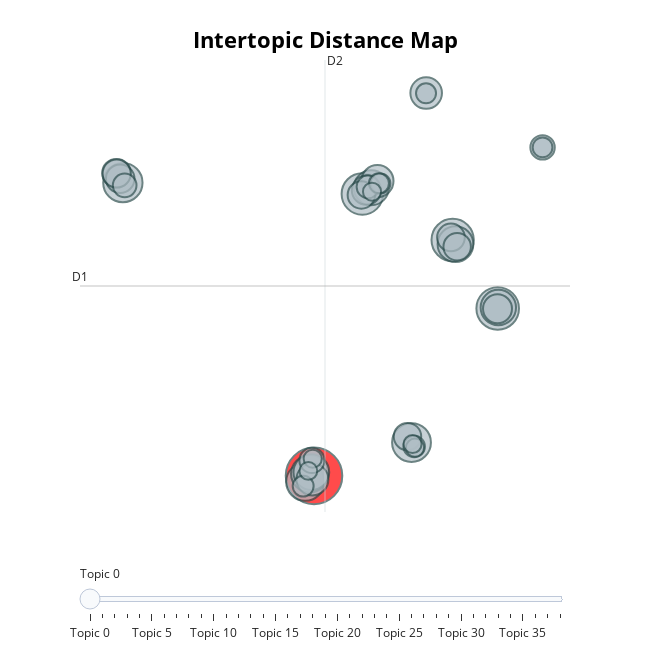

The notebook cell saved with this chart:
### Code cell
topic_model.visualize_topics()

### Figure 1 — Plotly figure (JSON) as saved in the notebook; plotly's stock layout.template omitted (floating-point values rounded to 4 significant figures)
{"data": [{"customdata": [[0, "parkování | parkovací | parkovacích | domy | míst", 263], [1, "koncertní | sál | halu | hala | síň", 149], [2, "aquapark | krytý | zoo | bazén | lázně", 147], [3, "cyklostezky | dov | centrum | lanovku | mhd", 141], [4, "bydlení | bytů | dostupné | výstavba | byty", 127], [5, "zeleně | více | zelené | stromů | parků", 124], [6, "chodníků | oprava | cest | chodníky | silnic", 119], [7, "bezpečnost | bezpečnosti | kriminality | zvýšení | policie", 114], [8, "dopravy | dopravu | mhd | dopravní | doprava", 105], [9, "park | parky | parku | zábavní | hřiště", 105], [10, "sportovní | sporty | hala | sportoviště | pro", 103], [11, "města | centra | centru | život | vrátit", 101], [12, "budov | starých | rekonstrukce | historických | staré", 85], [13, "cyklostezek | síť | cyklisty | cyklostezky | kole", 84], [14, "škol | vzdělávání | středních | vzdělání | školství", 82], [15, "ostravy | centra | vrátit | oživení | náměstí", 70], [16, "stadion | fotbalový | baník | nový | baníku", 69], [17, "nemocnice | zdravotní | péče | zubní | nemocnici", 67], [18, "mladé | rodiny | bydlení | pro | dostupné", 67], [19, "seniory | domovy | domov | pro | domovů", 65], [20, "vody | řeky | kanalizace | ostravice | vodu", 63], [21, "ovzduší | kvality | zlepšení | vzduch | čistota", 62], [22, "děti | hřiště | pre | pro | dětská", 62], [23, "knihovnu | vědeckou | knihovna | knihovny | černá", 62], [24, "tramvajové | tramvajových | tramvaje | tratě | tramvaj", 52], [25, "nevím | nevim | těžko | netuším | říct", 49], [26, "ubytoven | zrušení | ubytovny | zrušit | jindřich", 46], [27, "the | and | projekt | bych | by", 43], [28, "energie | fotovoltaika | zdroje | panely | zdrojů", 38], [29, "mostů | frýdlantských | oprava | mosty | frydlantske", 36], [30, "mrakodrap | karoliny | mrakodrapy | mrakodrapu | přednášky", 33], [31, "rekonstrukce | kompletní | mno | revitalizace | modernizace", 33], [32, "pracovních | pracovní | příležitostí | práce | příležitosti", 33], [33, "nevím | know | don | nerozumím | vůbec", 32], [34, "odpad | odpadu | trash | recyklace | odpadku", 27], [35, "republiky | náměstí | ostudný | stav | podchod", 27], [36, "prostředí | životního | klimatickou | klimatu | udržitelný", 27], [37, "nádraží | hlavního | hlavní | vlakové | rekonstrukce", 27], [38, "letiště | mezinárodní | destinací | letiste | osobní", 26]], "hovertemplate": "<b>Topic %{customdata[0]}</b><br>%{customdata[1]}<br>Size: %{customdata[2]}", "legendgroup": "", "marker": {"color": ["red", "#B0BEC5", "#B0BEC5", "#B0BEC5", "#B0BEC5", "#B0BEC5", "#B0BEC5", "#B0BEC5", "#B0BEC5", "#B0BEC5", "#B0BEC5", "#B0BEC5", "#B0BEC5", "#B0BEC5", "#B0BEC5", "#B0BEC5", "#B0BEC5", "#B0BEC5", "#B0BEC5", "#B0BEC5", "#B0BEC5", "#B0BEC5", "#B0BEC5", "#B0BEC5", "#B0BEC5", "#B0BEC5", "#B0BEC5", "#B0BEC5", "#B0BEC5", "#B0BEC5", "#B0BEC5", "#B0BEC5", "#B0BEC5", "#B0BEC5", "#B0BEC5", "#B0BEC5", "#B0BEC5", "#B0BEC5", "#B0BEC5"], "line": {"color": "DarkSlateGrey", "width": 2}, "size": [263, 149, 147, 141, 127, 124, 119, 114, 105, 105, 103, 101, 85, 84, 82, 70, 69, 67, 67, 65, 63, 62, 62, 62, 52, 49, 46, 43, 38, 36, 33, 33, 33, 32, 27, 27, 27, 27, 26], "sizemode": "area", "sizeref": 0.1644, "symbol": "circle"}, "mode": "markers", "name": "", "orientation": "v", "showlegend": false, "type": "scatter", "x": [-4.113, 12.43, 8.374, 0.238, -21.33, 4.668, -4.908, -4.505, -4.353, 8.627, 12.49, 1.046, 1.598, -4.256, 5.989, 0.6039, 12.41, -21.91, -21.57, -21.89, 8.22, 4.305, 8.781, 0.1505, -4.298, 16.47, -21.17, 0.7512, 4.909, -5.091, 1.865, 1.735, 5.976, 16.47, 4.98, 1.111, 4.759, -4.23, -4.623], "xaxis": "x", "y": [-9.909, 0.3059, 4.484, 7.293, 7.983, -7.877, -10.27, -9.785, -9.684, 4.231, 0.3645, 7.669, 8.078, -10.12, 13.45, 7.524, 0.2881, 8.561, 8.221, 8.536, 4.637, -7.514, 4.076, 7.232, -8.969, 10.13, 7.819, 7.731, -8.118, -10.53, 7.932, 7.941, 13.43, 10.13, -8.19, 7.428, -7.968, -8.862, -9.607], "yaxis": "y"}], "layout": {"annotations": [{"showarrow": false, "text": "D1", "x": -25.19, "y": 1.676, "yshift": 10}, {"showarrow": false, "text": "D2", "x": -3.124, "xshift": 10, "y": 15.47}], "height": 650, "hoverlabel": {"bgcolor": "white", "font": {"family": "Rockwell", "size": 16}}, "legend": {"itemsizing": "constant", "tracegroupgap": 0}, "margin": {"t": 60}, "shapes": [{"line": {"color": "#CFD8DC", "width": 2}, "type": "line", "x0": -3.124, "x1": -3.124, "y0": -12.11, "y1": 15.47}, {"line": {"color": "#9E9E9E", "width": 2}, "type": "line", "x0": -25.19, "x1": 18.94, "y0": 1.676, "y1": 1.676}], "sliders": [{"active": 0, "pad": {"t": 50}, "steps": [{"args": [{"marker.color": [["red", "#B0BEC5", "#B0BEC5", "#B0BEC5", "#B0BEC5", "#B0BEC5", "#B0BEC5", "#B0BEC5", "#B0BEC5", "#B0BEC5", "#B0BEC5", "#B0BEC5", "#B0BEC5", "#B0BEC5", "#B0BEC5", "#B0BEC5", "#B0BEC5", "#B0BEC5", "#B0BEC5", "#B0BEC5", "#B0BEC5", "#B0BEC5", "#B0BEC5", "#B0BEC5", "#B0BEC5", "#B0BEC5", "#B0BEC5", "#B0BEC5", "#B0BEC5", "#B0BEC5", "#B0BEC5", "#B0BEC5", "#B0BEC5", "#B0BEC5", "#B0BEC5", "#B0BEC5", "#B0BEC5", "#B0BEC5", "#B0BEC5"]]}], "label": "Topic 0", "method": "update"}, {"args": [{"marker.color": [["#B0BEC5", "red", "#B0BEC5", "#B0BEC5", "#B0BEC5", "#B0BEC5", "#B0BEC5", "#B0BEC5", "#B0BEC5", "#B0BEC5", "#B0BEC5", "#B0BEC5", "#B0BEC5", "#B0BEC5", "#B0BEC5", "#B0BEC5", "#B0BEC5", "#B0BEC5", "#B0BEC5", "#B0BEC5", "#B0BEC5", "#B0BEC5", "#B0BEC5", "#B0BEC5", "#B0BEC5", "#B0BEC5", "#B0BEC5", "#B0BEC5", "#B0BEC5", "#B0BEC5", "#B0BEC5", "#B0BEC5", "#B0BEC5", "#B0BEC5", "#B0BEC5", "#B0BEC5", "#B0BEC5", "#B0BEC5", "#B0BEC5"]]}], "label": "Topic 1", "method": "update"}, {"args": [{"marker.color": [["#B0BEC5", "#B0BEC5", "red", "#B0BEC5", "#B0BEC5", "#B0BEC5", "#B0BEC5", "#B0BEC5", "#B0BEC5", "#B0BEC5", "#B0BEC5", "#B0BEC5", "#B0BEC5", "#B0BEC5", "#B0BEC5", "#B0BEC5", "#B0BEC5", "#B0BEC5", "#B0BEC5", "#B0BEC5", "#B0BEC5", "#B0BEC5", "#B0BEC5", "#B0BEC5", "#B0BEC5", "#B0BEC5", "#B0BEC5", "#B0BEC5", "#B0BEC5", "#B0BEC5", "#B0BEC5", "#B0BEC5", "#B0BEC5", "#B0BEC5", "#B0BEC5", "#B0BEC5", "#B0BEC5", "#B0BEC5", "#B0BEC5"]]}], "label": "Topic 2", "method": "update"}, {"args": [{"marker.color": [["#B0BEC5", "#B0BEC5", "#B0BEC5", "red", "#B0BEC5", "#B0BEC5", "#B0BEC5", "#B0BEC5", "#B0BEC5", "#B0BEC5", "#B0BEC5", "#B0BEC5", "#B0BEC5", "#B0BEC5", "#B0BEC5", "#B0BEC5", "#B0BEC5", "#B0BEC5", "#B0BEC5", "#B0BEC5", "#B0BEC5", "#B0BEC5", "#B0BEC5", "#B0BEC5", "#B0BEC5", "#B0BEC5", "#B0BEC5", "#B0BEC5", "#B0BEC5", "#B0BEC5", "#B0BEC5", "#B0BEC5", "#B0BEC5", "#B0BEC5", "#B0BEC5", "#B0BEC5", "#B0BEC5", "#B0BEC5", "#B0BEC5"]]}], "label": "Topic 3", "method": "update"}, {"args": [{"marker.color": [["#B0BEC5", "#B0BEC5", "#B0BEC5", "#B0BEC5", "red", "#B0BEC5", "#B0BEC5", "#B0BEC5", "#B0BEC5", "#B0BEC5", "#B0BEC5", "#B0BEC5", "#B0BEC5", "#B0BEC5", "#B0BEC5", "#B0BEC5", "#B0BEC5", "#B0BEC5", "#B0BEC5", "#B0BEC5", "#B0BEC5", "#B0BEC5", "#B0BEC5", "#B0BEC5", "#B0BEC5", "#B0BEC5", "#B0BEC5", "#B0BEC5", "#B0BEC5", "#B0BEC5", "#B0BEC5", "#B0BEC5", "#B0BEC5", "#B0BEC5", "#B0BEC5", "#B0BEC5", "#B0BEC5", "#B0BEC5", "#B0BEC5"]]}], "label": "Topic 4", "method": "update"}, {"args": [{"marker.color": [["#B0BEC5", "#B0BEC5", "#B0BEC5", "#B0BEC5", "#B0BEC5", "red", "#B0BEC5", "#B0BEC5", "#B0BEC5", "#B0BEC5", "#B0BEC5", "#B0BEC5", "#B0BEC5", "#B0BEC5", "#B0BEC5", "#B0BEC5", "#B0BEC5", "#B0BEC5", "#B0BEC5", "#B0BEC5", "#B0BEC5", "#B0BEC5", "#B0BEC5", "#B0BEC5", "#B0BEC5", "#B0BEC5", "#B0BEC5", "#B0BEC5", "#B0BEC5", "#B0BEC5", "#B0BEC5", "#B0BEC5", "#B0BEC5", "#B0BEC5", "#B0BEC5", "#B0BEC5", "#B0BEC5", "#B0BEC5", "#B0BEC5"]]}], "label": "Topic 5", "method": "update"}, {"args": [{"marker.color": [["#B0BEC5", "#B0BEC5", "#B0BEC5", "#B0BEC5", "#B0BEC5", "#B0BEC5", "red", "#B0BEC5", "#B0BEC5", "#B0BEC5", "#B0BEC5", "#B0BEC5", "#B0BEC5", "#B0BEC5", "#B0BEC5", "#B0BEC5", "#B0BEC5", "#B0BEC5", "#B0BEC5", "#B0BEC5", "#B0BEC5", "#B0BEC5", "#B0BEC5", "#B0BEC5", "#B0BEC5", "#B0BEC5", "#B0BEC5", "#B0BEC5", "#B0BEC5", "#B0BEC5", "#B0BEC5", "#B0BEC5", "#B0BEC5", "#B0BEC5", "#B0BEC5", "#B0BEC5", "#B0BEC5", "#B0BEC5", "#B0BEC5"]]}], "label": "Topic 6", "method": "update"}, {"args": [{"marker.color": [["#B0BEC5", "#B0BEC5", "#B0BEC5", "#B0BEC5", "#B0BEC5", "#B0BEC5", "#B0BEC5", "red", "#B0BEC5", "#B0BEC5", "#B0BEC5", "#B0BEC5", "#B0BEC5", "#B0BEC5", "#B0BEC5", "#B0BEC5", "#B0BEC5", "#B0BEC5", "#B0BEC5", "#B0BEC5", "#B0BEC5", "#B0BEC5", "#B0BEC5", "#B0BEC5", "#B0BEC5", "#B0BEC5", "#B0BEC5", "#B0BEC5", "#B0BEC5", "#B0BEC5", "#B0BEC5", "#B0BEC5", "#B0BEC5", "#B0BEC5", "#B0BEC5", "#B0BEC5", "#B0BEC5", "#B0BEC5", "#B0BEC5"]]}], "label": "Topic 7", "method": "update"}, {"args": [{"marker.color": [["#B0BEC5", "#B0BEC5", "#B0BEC5", "#B0BEC5", "#B0BEC5", "#B0BEC5", "#B0BEC5", "#B0BEC5", "red", "#B0BEC5", "#B0BEC5", "#B0BEC5", "#B0BEC5", "#B0BEC5", "#B0BEC5", "#B0BEC5", "#B0BEC5", "#B0BEC5", "#B0BEC5", "#B0BEC5", "#B0BEC5", "#B0BEC5", "#B0BEC5", "#B0BEC5", "#B0BEC5", "#B0BEC5", "#B0BEC5", "#B0BEC5", "#B0BEC5", "#B0BEC5", "#B0BEC5", "#B0BEC5", "#B0BEC5", "#B0BEC5", "#B0BEC5", "#B0BEC5", "#B0BEC5", "#B0BEC5", "#B0BEC5"]]}], "label": "Topic 8", "method": "update"}, {"args": [{"marker.color": [["#B0BEC5", "#B0BEC5", "#B0BEC5", "#B0BEC5", "#B0BEC5", "#B0BEC5", "#B0BEC5", "#B0BEC5", "#B0BEC5", "red", "#B0BEC5", "#B0BEC5", "#B0BEC5", "#B0BEC5", "#B0BEC5", "#B0BEC5", "#B0BEC5", "#B0BEC5", "#B0BEC5", "#B0BEC5", "#B0BEC5", "#B0BEC5", "#B0BEC5", "#B0BEC5", "#B0BEC5", "#B0BEC5", "#B0BEC5", "#B0BEC5", "#B0BEC5", "#B0BEC5", "#B0BEC5", "#B0BEC5", "#B0BEC5", "#B0BEC5", "#B0BEC5", "#B0BEC5", "#B0BEC5", "#B0BEC5", "#B0BEC5"]]}], "label": "Topic 9", "method": "update"}, {"args": [{"marker.color": [["#B0BEC5", "#B0BEC5", "#B0BEC5", "#B0BEC5", "#B0BEC5", "#B0BEC5", "#B0BEC5", "#B0BEC5", "#B0BEC5", "#B0BEC5", "red", "#B0BEC5", "#B0BEC5", "#B0BEC5", "#B0BEC5", "#B0BEC5", "#B0BEC5", "#B0BEC5", "#B0BEC5", "#B0BEC5", "#B0BEC5", "#B0BEC5", "#B0BEC5", "#B0BEC5", "#B0BEC5", "#B0BEC5", "#B0BEC5", "#B0BEC5", "#B0BEC5", "#B0BEC5", "#B0BEC5", "#B0BEC5", "#B0BEC5", "#B0BEC5", "#B0BEC5", "#B0BEC5", "#B0BEC5", "#B0BEC5", "#B0BEC5"]]}], "label": "Topic 10", "method": "update"}, {"args": [{"marker.color": [["#B0BEC5", "#B0BEC5", "#B0BEC5", "#B0BEC5", "#B0BEC5", "#B0BEC5", "#B0BEC5", "#B0BEC5", "#B0BEC5", "#B0BEC5", "#B0BEC5", "red", "#B0BEC5", "#B0BEC5", "#B0BEC5", "#B0BEC5", "#B0BEC5", "#B0BEC5", "#B0BEC5", "#B0BEC5", "#B0BEC5", "#B0BEC5", "#B0BEC5", "#B0BEC5", "#B0BEC5", "#B0BEC5", "#B0BEC5", "#B0BEC5", "#B0BEC5", "#B0BEC5", "#B0BEC5", "#B0BEC5", "#B0BEC5", "#B0BEC5", "#B0BEC5", "#B0BEC5", "#B0BEC5", "#B0BEC5", "#B0BEC5"]]}], "label": "Topic 11", "method": "update"}, {"args": [{"marker.color": [["#B0BEC5", "#B0BEC5", "#B0BEC5", "#B0BEC5", "#B0BEC5", "#B0BEC5", "#B0BEC5", "#B0BEC5", "#B0BEC5", "#B0BEC5", "#B0BEC5", "#B0BEC5", "red", "#B0BEC5", "#B0BEC5", "#B0BEC5", "#B0BEC5", "#B0BEC5", "#B0BEC5", "#B0BEC5", "#B0BEC5", "#B0BEC5", "#B0BEC5", "#B0BEC5", "#B0BEC5", "#B0BEC5", "#B0BEC5", "#B0BEC5", "#B0BEC5", "#B0BEC5", "#B0BEC5", "#B0BEC5", "#B0BEC5", "#B0BEC5", "#B0BEC5", "#B0BEC5", "#B0BEC5", "#B0BEC5", "#B0BEC5"]]}], "label": "Topic 12", "method": "update"}, {"args": [{"marker.color": [["#B0BEC5", "#B0BEC5", "#B0BEC5", "#B0BEC5", "#B0BEC5", "#B0BEC5", "#B0BEC5", "#B0BEC5", "#B0BEC5", "#B0BEC5", "#B0BEC5", "#B0BEC5", "#B0BEC5", "red", "#B0BEC5", "#B0BEC5", "#B0BEC5", "#B0BEC5", "#B0BEC5", "#B0BEC5", "#B0BEC5", "#B0BEC5", "#B0BEC5", "#B0BEC5", "#B0BEC5", "#B0BEC5", "#B0BEC5", "#B0BEC5", "#B0BEC5", "#B0BEC5", "#B0BEC5", "#B0BEC5", "#B0BEC5", "#B0BEC5", "#B0BEC5", "#B0BEC5", "#B0BEC5", "#B0BEC5", "#B0BEC5"]]}], "label": "Topic 13", "method": "update"}, {"args": [{"marker.color": [["#B0BEC5", "#B0BEC5", "#B0BEC5", "#B0BEC5", "#B0BEC5", "#B0BEC5", "#B0BEC5", "#B0BEC5", "#B0BEC5", "#B0BEC5", "#B0BEC5", "#B0BEC5", "#B0BEC5", "#B0BEC5", "red", "#B0BEC5", "#B0BEC5", "#B0BEC5", "#B0BEC5", "#B0BEC5", "#B0BEC5", "#B0BEC5", "#B0BEC5", "#B0BEC5", "#B0BEC5", "#B0BEC5", "#B0BEC5", "#B0BEC5", "#B0BEC5", "#B0BEC5", "#B0BEC5", "#B0BEC5", "#B0BEC5", "#B0BEC5", "#B0BEC5", "#B0BEC5", "#B0BEC5", "#B0BEC5", "#B0BEC5"]]}], "label": "Topic 14", "method": "update"}, {"args": [{"marker.color": [["#B0BEC5", "#B0BEC5", "#B0BEC5", "#B0BEC5", "#B0BEC5", "#B0BEC5", "#B0BEC5", "#B0BEC5", "#B0BEC5", "#B0BEC5", "#B0BEC5", "#B0BEC5", "#B0BEC5", "#B0BEC5", "#B0BEC5", "red", "#B0BEC5", "#B0BEC5", "#B0BEC5", "#B0BEC5", "#B0BEC5", "#B0BEC5", "#B0BEC5", "#B0BEC5", "#B0BEC5", "#B0BEC5", "#B0BEC5", "#B0BEC5", "#B0BEC5", "#B0BEC5", "#B0BEC5", "#B0BEC5", "#B0BEC5", "#B0BEC5", "#B0BEC5", "#B0BEC5", "#B0BEC5", "#B0BEC5", "#B0BEC5"]]}], "label": "Topic 15", "method": "update"}, {"args": [{"marker.color": [["#B0BEC5", "#B0BEC5", "#B0BEC5", "#B0BEC5", "#B0BEC5", "#B0BEC5", "#B0BEC5", "#B0BEC5", "#B0BEC5", "#B0BEC5", "#B0BEC5", "#B0BEC5", "#B0BEC5", "#B0BEC5", "#B0BEC5", "#B0BEC5", "red", "#B0BEC5", "#B0BEC5", "#B0BEC5", "#B0BEC5", "#B0BEC5", "#B0BEC5", "#B0BEC5", "#B0BEC5", "#B0BEC5", "#B0BEC5", "#B0BEC5", "#B0BEC5", "#B0BEC5", "#B0BEC5", "#B0BEC5", "#B0BEC5", "#B0BEC5", "#B0BEC5", "#B0BEC5", "#B0BEC5", "#B0BEC5", "#B0BEC5"]]}], "label": "Topic 16", "method": "update"}, {"args": [{"marker.color": [["#B0BEC5", "#B0BEC5", "#B0BEC5", "#B0BEC5", "#B0BEC5", "#B0BEC5", "#B0BEC5", "#B0BEC5", "#B0BEC5", "#B0BEC5", "#B0BEC5", "#B0BEC5", "#B0BEC5", "#B0BEC5", "#B0BEC5", "#B0BEC5", "#B0BEC5", "red", "#B0BEC5", "#B0BEC5", "#B0BEC5", "#B0BEC5", "#B0BEC5", "#B0BEC5", "#B0BEC5", "#B0BEC5", "#B0BEC5", "#B0BEC5", "#B0BEC5", "#B0BEC5", "#B0BEC5", "#B0BEC5", "#B0BEC5", "#B0BEC5", "#B0BEC5", "#B0BEC5", "#B0BEC5", "#B0BEC5", "#B0BEC5"]]}], "label": "Topic 17", "method": "update"}, {"args": [{"marker.color": [["#B0BEC5", "#B0BEC5", "#B0BEC5", "#B0BEC5", "#B0BEC5", "#B0BEC5", "#B0BEC5", "#B0BEC5", "#B0BEC5", "#B0BEC5", "#B0BEC5", "#B0BEC5", "#B0BEC5", "#B0BEC5", "#B0BEC5", "#B0BEC5", "#B0BEC5", "#B0BEC5", "red", "#B0BEC5", "#B0BEC5", "#B0BEC5", "#B0BEC5", "#B0BEC5", "#B0BEC5", "#B0BEC5", "#B0BEC5", "#B0BEC5", "#B0BEC5", "#B0BEC5", "#B0BEC5", "#B0BEC5", "#B0BEC5", "#B0BEC5", "#B0BEC5", "#B0BEC5", "#B0BEC5", "#B0BEC5", "#B0BEC5"]]}], "label": "Topic 18", "method": "update"}, {"args": [{"marker.color": [["#B0BEC5", "#B0BEC5", "#B0BEC5", "#B0BEC5", "#B0BEC5", "#B0BEC5", "#B0BEC5", "#B0BEC5", "#B0BEC5", "#B0BEC5", "#B0BEC5", "#B0BEC5", "#B0BEC5", "#B0BEC5", "#B0BEC5", "#B0BEC5", "#B0BEC5", "#B0BEC5", "#B0BEC5", "red", "#B0BEC5", "#B0BEC5", "#B0BEC5", "#B0BEC5", "#B0BEC5", "#B0BEC5", "#B0BEC5", "#B0BEC5", "#B0BEC5", "#B0BEC5", "#B0BEC5", "#B0BEC5", "#B0BEC5", "#B0BEC5", "#B0BEC5", "#B0BEC5", "#B0BEC5", "#B0BEC5", "#B0BEC5"]]}], "label": "Topic 19", "method": "update"}, {"args": [{"marker.color": [["#B0BEC5", "#B0BEC5", "#B0BEC5", "#B0BEC5", "#B0BEC5", "#B0BEC5", "#B0BEC5", "#B0BEC5", "#B0BEC5", "#B0BEC5", "#B0BEC5", "#B0BEC5", "#B0BEC5", "#B0BEC5", "#B0BEC5", "#B0BEC5", "#B0BEC5", "#B0BEC5", "#B0BEC5", "#B0BEC5", "red", "#B0BEC5", "#B0BEC5", "#B0BEC5", "#B0BEC5", "#B0BEC5", "#B0BEC5", "#B0BEC5", "#B0BEC5", "#B0BEC5", "#B0BEC5", "#B0BEC5", "#B0BEC5", "#B0BEC5", "#B0BEC5", "#B0BEC5", "#B0BEC5", "#B0BEC5", "#B0BEC5"]]}], "label": "Topic 20", "method": "update"}, {"args": [{"marker.color": [["#B0BEC5", "#B0BEC5", "#B0BEC5", "#B0BEC5", "#B0BEC5", "#B0BEC5", "#B0BEC5", "#B0BEC5", "#B0BEC5", "#B0BEC5", "#B0BEC5", "#B0BEC5", "#B0BEC5", "#B0BEC5", "#B0BEC5", "#B0BEC5", "#B0BEC5", "#B0BEC5", "#B0BEC5", "#B0BEC5", "#B0BEC5", "red", "#B0BEC5", "#B0BEC5", "#B0BEC5", "#B0BEC5", "#B0BEC5", "#B0BEC5", "#B0BEC5", "#B0BEC5", "#B0BEC5", "#B0BEC5", "#B0BEC5", "#B0BEC5", "#B0BEC5", "#B0BEC5", "#B0BEC5", "#B0BEC5", "#B0BEC5"]]}], "label": "Topic 21", "method": "update"}, {"args": [{"marker.color": [["#B0BEC5", "#B0BEC5", "#B0BEC5", "#B0BEC5", "#B0BEC5", "#B0BEC5", "#B0BEC5", "#B0BEC5", "#B0BEC5", "#B0BEC5", "#B0BEC5", "#B0BEC5", "#B0BEC5", "#B0BEC5", "#B0BEC5", "#B0BEC5", "#B0BEC5", "#B0BEC5", "#B0BEC5", "#B0BEC5", "#B0BEC5", "#B0BEC5", "red", "#B0BEC5", "#B0BEC5", "#B0BEC5", "#B0BEC5", "#B0BEC5", "#B0BEC5", "#B0BEC5", "#B0BEC5", "#B0BEC5", "#B0BEC5", "#B0BEC5", "#B0BEC5", "#B0BEC5", "#B0BEC5", "#B0BEC5", "#B0BEC5"]]}], "label": "Topic 22", "method": "update"}, {"args": [{"marker.color": [["#B0BEC5", "#B0BEC5", "#B0BEC5", "#B0BEC5", "#B0BEC5", "#B0BEC5", "#B0BEC5", "#B0BEC5", "#B0BEC5", "#B0BEC5", "#B0BEC5", "#B0BEC5", "#B0BEC5", "#B0BEC5", "#B0BEC5", "#B0BEC5", "#B0BEC5", "#B0BEC5", "#B0BEC5", "#B0BEC5", "#B0BEC5", "#B0BEC5", "#B0BEC5", "red", "#B0BEC5", "#B0BEC5", "#B0BEC5", "#B0BEC5", "#B0BEC5", "#B0BEC5", "#B0BEC5", "#B0BEC5", "#B0BEC5", "#B0BEC5", "#B0BEC5", "#B0BEC5", "#B0BEC5", "#B0BEC5", "#B0BEC5"]]}], "label": "Topic 23", "method": "update"}, {"args": [{"marker.color": [["#B0BEC5", "#B0BEC5", "#B0BEC5", "#B0BEC5", "#B0BEC5", "#B0BEC5", "#B0BEC5", "#B0BEC5", "#B0BEC5", "#B0BEC5", "#B0BEC5", "#B0BEC5", "#B0BEC5", "#B0BEC5", "#B0BEC5", "#B0BEC5", "#B0BEC5", "#B0BEC5", "#B0BEC5", "#B0BEC5", "#B0BEC5", "#B0BEC5", "#B0BEC5", "#B0BEC5", "red", "#B0BEC5", "#B0BEC5", "#B0BEC5", "#B0BEC5", "#B0BEC5", "#B0BEC5", "#B0BEC5", "#B0BEC5", "#B0BEC5", "#B0BEC5", "#B0BEC5", "#B0BEC5", "#B0BEC5", "#B0BEC5"]]}], "label": "Topic 24", "method": "update"}, {"args": [{"marker.color": [["#B0BEC5", "#B0BEC5", "#B0BEC5", "#B0BEC5", "#B0BEC5", "#B0BEC5", "#B0BEC5", "#B0BEC5", "#B0BEC5", "#B0BEC5", "#B0BEC5", "#B0BEC5", "#B0BEC5", "#B0BEC5", "#B0BEC5", "#B0BEC5", "#B0BEC5", "#B0BEC5", "#B0BEC5", "#B0BEC5", "#B0BEC5", "#B0BEC5", "#B0BEC5", "#B0BEC5", "#B0BEC5", "red", "#B0BEC5", "#B0BEC5", "#B0BEC5", "#B0BEC5", "#B0BEC5", "#B0BEC5", "#B0BEC5", "#B0BEC5", "#B0BEC5", "#B0BEC5", "#B0BEC5", "#B0BEC5", "#B0BEC5"]]}], "label": "Topic 25", "method": "update"}, {"args": [{"marker.color": [["#B0BEC5", "#B0BEC5", "#B0BEC5", "#B0BEC5", "#B0BEC5", "#B0BEC5", "#B0BEC5", "#B0BEC5", "#B0BEC5", "#B0BEC5", "#B0BEC5", "#B0BEC5", "#B0BEC5", "#B0BEC5", "#B0BEC5", "#B0BEC5", "#B0BEC5", "#B0BEC5", "#B0BEC5", "#B0BEC5", "#B0BEC5", "#B0BEC5", "#B0BEC5", "#B0BEC5", "#B0BEC5", "#B0BEC5", "red", "#B0BEC5", "#B0BEC5", "#B0BEC5", "#B0BEC5", "#B0BEC5", "#B0BEC5", "#B0BEC5", "#B0BEC5", "#B0BEC5", "#B0BEC5", "#B0BEC5", "#B0BEC5"]]}], "label": "Topic 26", "method": "update"}, {"args": [{"marker.color": [["#B0BEC5", "#B0BEC5", "#B0BEC5", "#B0BEC5", "#B0BEC5", "#B0BEC5", "#B0BEC5", "#B0BEC5", "#B0BEC5", "#B0BEC5", "#B0BEC5", "#B0BEC5", "#B0BEC5", "#B0BEC5", "#B0BEC5", "#B0BEC5", "#B0BEC5", "#B0BEC5", "#B0BEC5", "#B0BEC5", "#B0BEC5", "#B0BEC5", "#B0BEC5", "#B0BEC5", "#B0BEC5", "#B0BEC5", "#B0BEC5", "red", "#B0BEC5", "#B0BEC5", "#B0BEC5", "#B0BEC5", "#B0BEC5", "#B0BEC5", "#B0BEC5", "#B0BEC5", "#B0BEC5", "#B0BEC5", "#B0BEC5"]]}], "label": "Topic 27", "method": "update"}, {"args": [{"marker.color": [["#B0BEC5", "#B0BEC5", "#B0BEC5", "#B0BEC5", "#B0BEC5", "#B0BEC5", "#B0BEC5", "#B0BEC5", "#B0BEC5", "#B0BEC5", "#B0BEC5", "#B0BEC5", "#B0BEC5", "#B0BEC5", "#B0BEC5", "#B0BEC5", "#B0BEC5", "#B0BEC5", "#B0BEC5", "#B0BEC5", "#B0BEC5", "#B0BEC5", "#B0BEC5", "#B0BEC5", "#B0BEC5", "#B0BEC5", "#B0BEC5", "#B0BEC5", "red", "#B0BEC5", "#B0BEC5", "#B0BEC5", "#B0BEC5", "#B0BEC5", "#B0BEC5", "#B0BEC5", "#B0BEC5", "#B0BEC5", "#B0BEC5"]]}], "label": "Topic 28", "method": "update"}, {"args": [{"marker.color": [["#B0BEC5", "#B0BEC5", "#B0BEC5", "#B0BEC5", "#B0BEC5", "#B0BEC5", "#B0BEC5", "#B0BEC5", "#B0BEC5", "#B0BEC5", "#B0BEC5", "#B0BEC5", "#B0BEC5", "#B0BEC5", "#B0BEC5", "#B0BEC5", "#B0BEC5", "#B0BEC5", "#B0BEC5", "#B0BEC5", "#B0BEC5", "#B0BEC5", "#B0BEC5", "#B0BEC5", "#B0BEC5", "#B0BEC5", "#B0BEC5", "#B0BEC5", "#B0BEC5", "red", "#B0BEC5", "#B0BEC5", "#B0BEC5", "#B0BEC5", "#B0BEC5", "#B0BEC5", "#B0BEC5", "#B0BEC5", "#B0BEC5"]]}], "label": "Topic 29", "method": "update"}, {"args": [{"marker.color": [["#B0BEC5", "#B0BEC5", "#B0BEC5", "#B0BEC5", "#B0BEC5", "#B0BEC5", "#B0BEC5", "#B0BEC5", "#B0BEC5", "#B0BEC5", "#B0BEC5", "#B0BEC5", "#B0BEC5", "#B0BEC5", "#B0BEC5", "#B0BEC5", "#B0BEC5", "#B0BEC5", "#B0BEC5", "#B0BEC5", "#B0BEC5", "#B0BEC5", "#B0BEC5", "#B0BEC5", "#B0BEC5", "#B0BEC5", "#B0BEC5", "#B0BEC5", "#B0BEC5", "#B0BEC5", "red", "#B0BEC5", "#B0BEC5", "#B0BEC5", "#B0BEC5", "#B0BEC5", "#B0BEC5", "#B0BEC5", "#B0BEC5"]]}], "label": "Topic 30", "method": "update"}, {"args": [{"marker.color": [["#B0BEC5", "#B0BEC5", "#B0BEC5", "#B0BEC5", "#B0BEC5", "#B0BEC5", "#B0BEC5", "#B0BEC5", "#B0BEC5", "#B0BEC5", "#B0BEC5", "#B0BEC5", "#B0BEC5", "#B0BEC5", "#B0BEC5", "#B0BEC5", "#B0BEC5", "#B0BEC5", "#B0BEC5", "#B0BEC5", "#B0BEC5", "#B0BEC5", "#B0BEC5", "#B0BEC5", "#B0BEC5", "#B0BEC5", "#B0BEC5", "#B0BEC5", "#B0BEC5", "#B0BEC5", "#B0BEC5", "red", "#B0BEC5", "#B0BEC5", "#B0BEC5", "#B0BEC5", "#B0BEC5", "#B0BEC5", "#B0BEC5"]]}], "label": "Topic 31", "method": "update"}, {"args": [{"marker.color": [["#B0BEC5", "#B0BEC5", "#B0BEC5", "#B0BEC5", "#B0BEC5", "#B0BEC5", "#B0BEC5", "#B0BEC5", "#B0BEC5", "#B0BEC5", "#B0BEC5", "#B0BEC5", "#B0BEC5", "#B0BEC5", "#B0BEC5", "#B0BEC5", "#B0BEC5", "#B0BEC5", "#B0BEC5", "#B0BEC5", "#B0BEC5", "#B0BEC5", "#B0BEC5", "#B0BEC5", "#B0BEC5", "#B0BEC5", "#B0BEC5", "#B0BEC5", "#B0BEC5", "#B0BEC5", "#B0BEC5", "#B0BEC5", "red", "#B0BEC5", "#B0BEC5", "#B0BEC5", "#B0BEC5", "#B0BEC5", "#B0BEC5"]]}], "label": "Topic 32", "method": "update"}, {"args": [{"marker.color": [["#B0BEC5", "#B0BEC5", "#B0BEC5", "#B0BEC5", "#B0BEC5", "#B0BEC5", "#B0BEC5", "#B0BEC5", "#B0BEC5", "#B0BEC5", "#B0BEC5", "#B0BEC5", "#B0BEC5", "#B0BEC5", "#B0BEC5", "#B0BEC5", "#B0BEC5", "#B0BEC5", "#B0BEC5", "#B0BEC5", "#B0BEC5", "#B0BEC5", "#B0BEC5", "#B0BEC5", "#B0BEC5", "#B0BEC5", "#B0BEC5", "#B0BEC5", "#B0BEC5", "#B0BEC5", "#B0BEC5", "#B0BEC5", "#B0BEC5", "red", "#B0BEC5", "#B0BEC5", "#B0BEC5", "#B0BEC5", "#B0BEC5"]]}], "label": "Topic 33", "method": "update"}, {"args": [{"marker.color": [["#B0BEC5", "#B0BEC5", "#B0BEC5", "#B0BEC5", "#B0BEC5", "#B0BEC5", "#B0BEC5", "#B0BEC5", "#B0BEC5", "#B0BEC5", "#B0BEC5", "#B0BEC5", "#B0BEC5", "#B0BEC5", "#B0BEC5", "#B0BEC5", "#B0BEC5", "#B0BEC5", "#B0BEC5", "#B0BEC5", "#B0BEC5", "#B0BEC5", "#B0BEC5", "#B0BEC5", "#B0BEC5", "#B0BEC5", "#B0BEC5", "#B0BEC5", "#B0BEC5", "#B0BEC5", "#B0BEC5", "#B0BEC5", "#B0BEC5", "#B0BEC5", "red", "#B0BEC5", "#B0BEC5", "#B0BEC5", "#B0BEC5"]]}], "label": "Topic 34", "method": "update"}, {"args": [{"marker.color": [["#B0BEC5", "#B0BEC5", "#B0BEC5", "#B0BEC5", "#B0BEC5", "#B0BEC5", "#B0BEC5", "#B0BEC5", "#B0BEC5", "#B0BEC5", "#B0BEC5", "#B0BEC5", "#B0BEC5", "#B0BEC5", "#B0BEC5", "#B0BEC5", "#B0BEC5", "#B0BEC5", "#B0BEC5", "#B0BEC5", "#B0BEC5", "#B0BEC5", "#B0BEC5", "#B0BEC5", "#B0BEC5", "#B0BEC5", "#B0BEC5", "#B0BEC5", "#B0BEC5", "#B0BEC5", "#B0BEC5", "#B0BEC5", "#B0BEC5", "#B0BEC5", "#B0BEC5", "red", "#B0BEC5", "#B0BEC5", "#B0BEC5"]]}], "label": "Topic 35", "method": "update"}, {"args": [{"marker.color": [["#B0BEC5", "#B0BEC5", "#B0BEC5", "#B0BEC5", "#B0BEC5", "#B0BEC5", "#B0BEC5", "#B0BEC5", "#B0BEC5", "#B0BEC5", "#B0BEC5", "#B0BEC5", "#B0BEC5", "#B0BEC5", "#B0BEC5", "#B0BEC5", "#B0BEC5", "#B0BEC5", "#B0BEC5", "#B0BEC5", "#B0BEC5", "#B0BEC5", "#B0BEC5", "#B0BEC5", "#B0BEC5", "#B0BEC5", "#B0BEC5", "#B0BEC5", "#B0BEC5", "#B0BEC5", "#B0BEC5", "#B0BEC5", "#B0BEC5", "#B0BEC5", "#B0BEC5", "#B0BEC5", "red", "#B0BEC5", "#B0BEC5"]]}], "label": "Topic 36", "method": "update"}, {"args": [{"marker.color": [["#B0BEC5", "#B0BEC5", "#B0BEC5", "#B0BEC5", "#B0BEC5", "#B0BEC5", "#B0BEC5", "#B0BEC5", "#B0BEC5", "#B0BEC5", "#B0BEC5", "#B0BEC5", "#B0BEC5", "#B0BEC5", "#B0BEC5", "#B0BEC5", "#B0BEC5", "#B0BEC5", "#B0BEC5", "#B0BEC5", "#B0BEC5", "#B0BEC5", "#B0BEC5", "#B0BEC5", "#B0BEC5", "#B0BEC5", "#B0BEC5", "#B0BEC5", "#B0BEC5", "#B0BEC5", "#B0BEC5", "#B0BEC5", "#B0BEC5", "#B0BEC5", "#B0BEC5", "#B0BEC5", "#B0BEC5", "red", "#B0BEC5"]]}], "label": "Topic 37", "method": "update"}, {"args": [{"marker.color": [["#B0BEC5", "#B0BEC5", "#B0BEC5", "#B0BEC5", "#B0BEC5", "#B0BEC5", "#B0BEC5", "#B0BEC5", "#B0BEC5", "#B0BEC5", "#B0BEC5", "#B0BEC5", "#B0BEC5", "#B0BEC5", "#B0BEC5", "#B0BEC5", "#B0BEC5", "#B0BEC5", "#B0BEC5", "#B0BEC5", "#B0BEC5", "#B0BEC5", "#B0BEC5", "#B0BEC5", "#B0BEC5", "#B0BEC5", "#B0BEC5", "#B0BEC5", "#B0BEC5", "#B0BEC5", "#B0BEC5", "#B0BEC5", "#B0BEC5", "#B0BEC5", "#B0BEC5", "#B0BEC5", "#B0BEC5", "#B0BEC5", "red"]]}], "label": "Topic 38", "method": "update"}]}], "title": {"font": {"color": "Black", "size": 22}, "text": "<b>Intertopic Distance Map</b>", "x": 0.5, "xanchor": "center", "y": 0.95, "yanchor": "top"}, "width": 650, "xaxis": {"anchor": "y", "autorange": false, "domain": [0, 1], "range": [-25.19, 18.94], "title": {"text": ""}, "type": "linear", "visible": false}, "yaxis": {"anchor": "x", "autorange": false, "domain": [0, 1], "range": [-12.11, 15.47], "title": {"text": ""}, "type": "linear", "visible": false}}}
